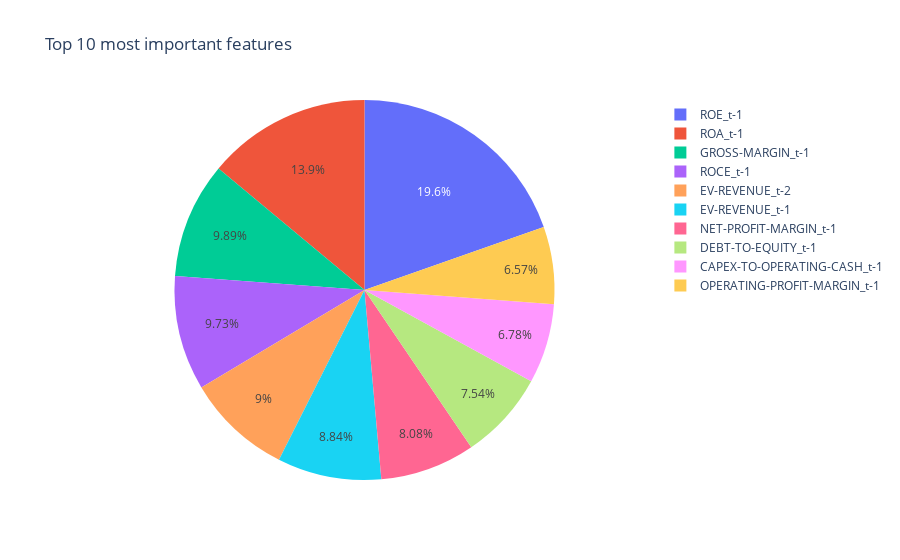

The notebook cell this image was saved under:
### Code cell
import plotly.express as px
changed_names = [name.replace("_self", "").replace("_", '-').upper().replace("-T-", '_t-') for name in list(weight_scores.keys())]
fig = px.pie(values=list(weight_scores.values())[:10], names=changed_names[:10], title="Top 10 most important features") 
fig.show()

### Figure 1 — Plotly figure (JSON) as saved in the notebook; plotly's stock layout.template omitted (floating-point values rounded to 4 significant figures)
{"data": [{"domain": {"x": [0, 1], "y": [0, 1]}, "hovertemplate": "label=%{label}<br>value=%{value}<extra></extra>", "labels": ["ROE_t-1", "ROA_t-1", "GROSS-MARGIN_t-1", "ROCE_t-1", "EV-REVENUE_t-2", "EV-REVENUE_t-1", "NET-PROFIT-MARGIN_t-1", "DEBT-TO-EQUITY_t-1", "CAPEX-TO-OPERATING-CASH_t-1", "OPERATING-PROFIT-MARGIN_t-1"], "legendgroup": "", "name": "", "showlegend": true, "type": "pie", "values": [750, 533, 378, 372, 344, 338, 309, 288, 259, 251]}], "layout": {"legend": {"tracegroupgap": 0}, "title": {"text": "Top 10 most important features"}}}
